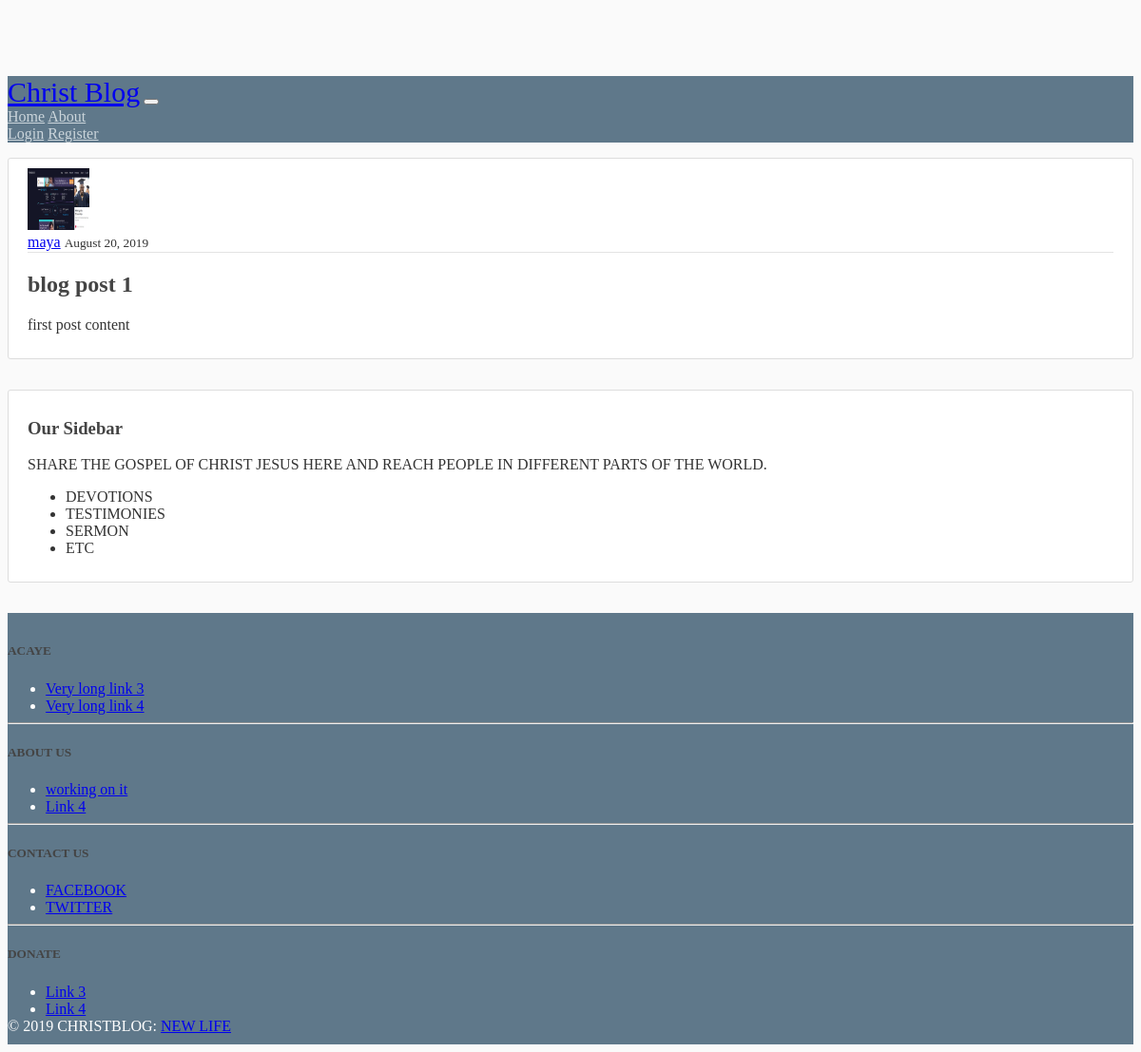
/post/1/, run on an earlier commit of the app's database.
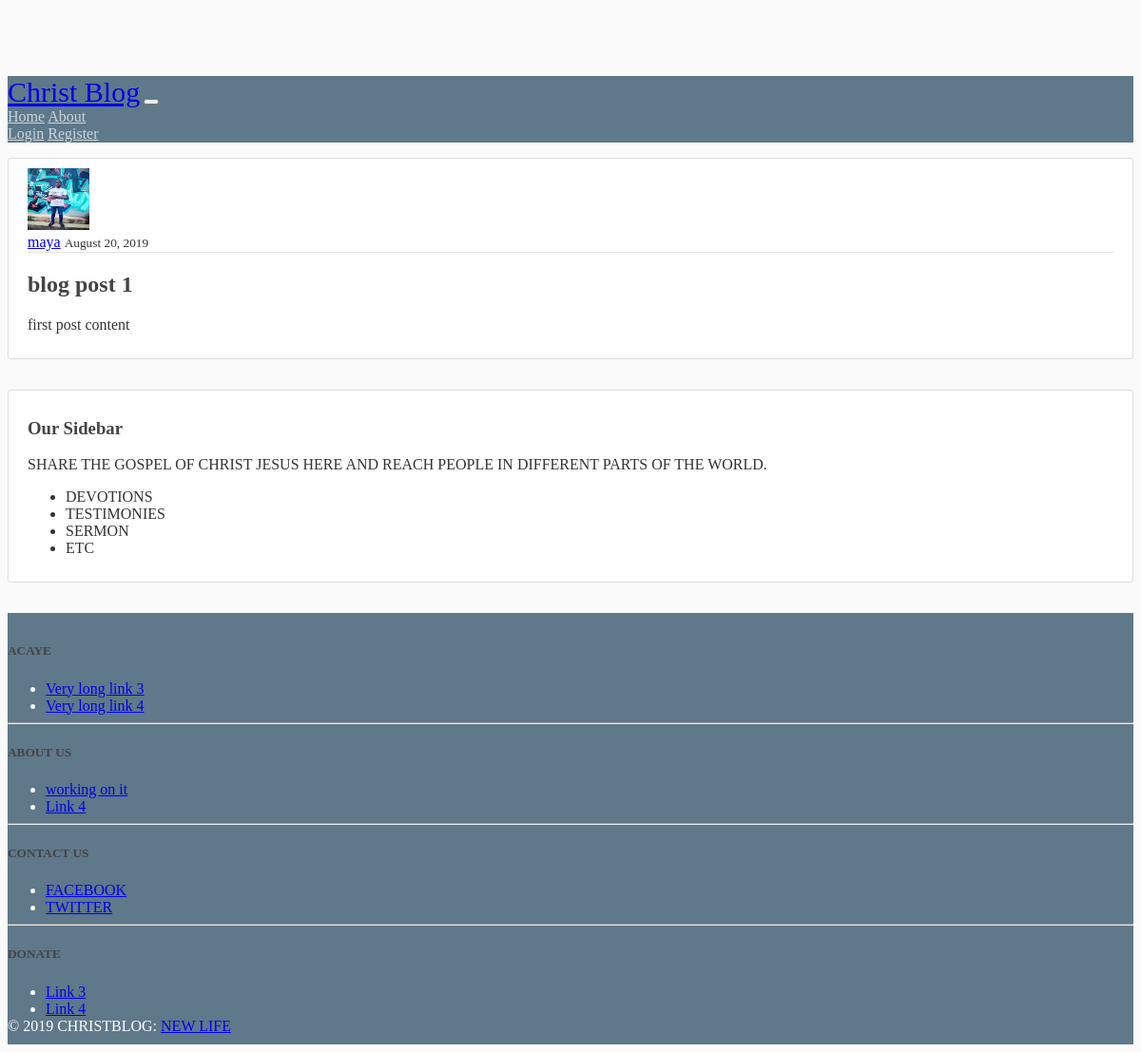
And on a later commit of the database.
### blog/models.py (models this page shows, shortened)
class post(models.Model):
    Title = models.CharField(max_length=100)
    Contents = models.TextField()
    Date_posted = models.DateTimeField(default = timezone.now)
    Author = models.ForeignKey(User,on_delete=models.CASCADE)

### users/models.py (models this page shows, shortened)
class profile(models.Model):
	user = models.OneToOneField(User,on_delete = models.CASCADE)
	image = models.ImageField(default = 'default.png',upload_to='profile pics')

### blog/views.py (the view)
# urls.py: path('post/<int:pk>/', PostDetailView.as_view(), name ="post-detail"),
class PostDetailView(DetailView):
    model = post

### blog/templates/blog/post_detail.html (shortened to what this page needs)
{% extends "blog/base.html" %}
{% block content %}
    <article class="media content-section">
     <img class= "rounded-circle article-img" src="{{post.Author.profile.image.url}}">
       <div class="media-body">
         <div class="article-metadata">
           <a class="mr-2" href="#">{{ object.Author }}</a>
             <small class="text-muted">{{ object.Date_posted|date:"F d, Y" }}
             </small>
            </div>
           <h2 class="article-title">{{ object.Title }}</h2>
         <p class="article-content">{{ object.Contents }}</p>
        </div>
     </article>
{% endblock content %}

What changed in the data, as far as the page shows it:
changed through a linked row, post "blog post 1": Author.profile.image: a different picture
